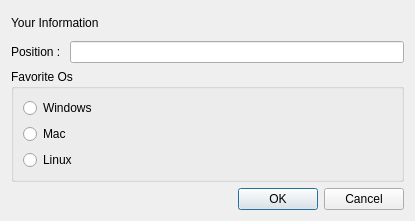
<?xml version="1.0" encoding="UTF-8"?>
<ui version="4.0">
 <class>InfoDialog</class>
 <widget class="QDialog" name="InfoDialog">
  <property name="geometry">
   <rect>
    <x>0</x>
    <y>0</y>
    <width>415</width>
    <height>221</height>
   </rect>
  </property>
  <property name="windowTitle">
   <string>Dialog</string>
  </property>
  <layout class="QVBoxLayout" name="verticalLayout_2">
   <item>
    <widget class="QLabel" name="label">
     <property name="text">
      <string>Your Information</string>
     </property>
    </widget>
   </item>
   <item>
    <layout class="QHBoxLayout" name="horizontalLayout">
     <item>
      <widget class="QLabel" name="label_2">
       <property name="text">
        <string>Position : </string>
       </property>
      </widget>
     </item>
     <item>
      <widget class="QLineEdit" name="positionLineEdit"/>
     </item>
    </layout>
   </item>
   <item>
    <widget class="QGroupBox" name="groupBox">
     <property name="title">
      <string>Favorite Os</string>
     </property>
     <layout class="QVBoxLayout" name="verticalLayout">
      <item>
       <widget class="QRadioButton" name="windowsRadioButton">
        <property name="text">
         <string>Windows</string>
        </property>
       </widget>
      </item>
      <item>
       <widget class="QRadioButton" name="macRadioButton">
        <property name="text">
         <string>Mac</string>
        </property>
       </widget>
      </item>
      <item>
       <widget class="QRadioButton" name="linuxRadioButton">
        <property name="text">
         <string>Linux</string>
        </property>
       </widget>
      </item>
     </layout>
    </widget>
   </item>
   <item>
    <layout class="QHBoxLayout" name="horizontalLayout_2">
     <item>
      <spacer name="horizontalSpacer">
       <property name="orientation">
        <enum>Qt::Horizontal</enum>
       </property>
       <property name="sizeHint" stdset="0">
        <size>
         <width>40</width>
         <height>20</height>
        </size>
       </property>
      </spacer>
     </item>
     <item>
      <widget class="QPushButton" name="okButton">
       <property name="text">
        <string>OK</string>
       </property>
      </widget>
     </item>
     <item>
      <widget class="QPushButton" name="cancelButton">
       <property name="text">
        <string>Cancel</string>
       </property>
      </widget>
     </item>
    </layout>
   </item>
  </layout>
 </widget>
 <resources/>
 <connections/>
</ui>
